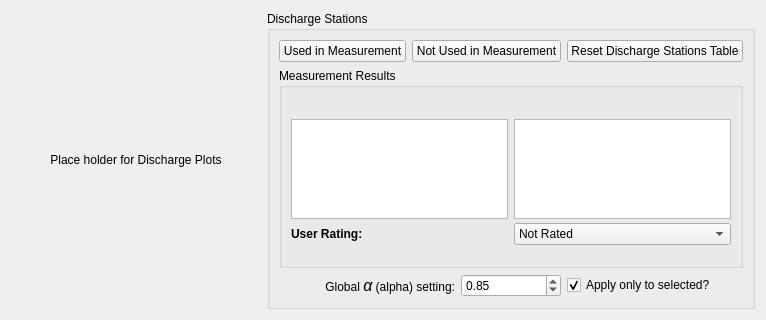
      <widget class="QWidget" name="tabDischarge">
       <attribute name="title">
        <string>Discharge</string>
       </attribute>
       <layout class="QGridLayout" name="gridLayout_34" columnstretch="1,1">
        <item row="0" column="1">
         <layout class="QVBoxLayout" name="verticalLayout_10">
          <item>
           <widget class="QGroupBox" name="groupboxDischargeStations">
            <property name="title">
             <string>Discharge Stations</string>
            </property>
            <layout class="QVBoxLayout" name="verticalLayout_11" stretch="10,0,0,0">
             <item>
              <layout class="QHBoxLayout" name="layoutDischargeStationsTable"/>
             </item>
             <item>
              <layout class="QHBoxLayout" name="horizontalLayout_13">
               <item>
                <widget class="QPushButton" name="pushbuttonUsedInMeasurement">
                 <property name="toolTip">
                  <string>Mark selected rows in the Discharge Stations Table as &quot;Used.&quot; These rows will be used in computation of discharge.</string>
                 </property>
                 <property name="text">
                  <string>Used in Measurement</string>
                 </property>
                </widget>
               </item>
               <item>
                <widget class="QPushButton" name="pushbuttonNotUsedInMeasurement">
                 <property name="toolTip">
                  <string>Mark selected rows in the Discharge Stations Table as &quot;Not Used.&quot; These rows will not be used in computations of dishcarge.</string>
                 </property>
                 <property name="text">
                  <string>Not Used in Measurement</string>
                 </property>
                </widget>
               </item>
               <item>
                <widget class="QPushButton" name="pushbuttonResetDischargeStationsTable">
                 <property name="toolTip">
                  <string>Reset the Discharge Table values. This will apply the default alpha to all stations. Stations with NaN velocities are marked &quot;Not Used&quot;</string>
                 </property>
                 <property name="text">
                  <string>Reset Discharge Stations Table</string>
                 </property>
                </widget>
               </item>
              </layout>
             </item>
             <item>
              <widget class="QGroupBox" name="groupboxDischargeResults">
               <property name="minimumSize">
                <size>
                 <width>0</width>
                 <height>200</height>
                </size>
               </property>
               <property name="title">
                <string>Measurement Results</string>
               </property>
               <layout class="QGridLayout" name="gridLayout_21">
                <item row="1" column="0">
                 <widget class="QLabel" name="label_14">
                  <property name="text">
                   <string>&lt;html&gt;&lt;head/&gt;&lt;body&gt;&lt;p&gt;&lt;span style=&quot; font-weight:700;&quot;&gt;User Rating:&lt;/span&gt;&lt;/p&gt;&lt;/body&gt;&lt;/html&gt;</string>
                  </property>
                 </widget>
                </item>
                <item row="1" column="1">
                 <widget class="QComboBox" name="comboboxUserRating">
                  <property name="toolTip">
                   <string>Select the Quality Rating for this measurement. The default selection is based on the IVE uncertainty.</string>
                  </property>
                  <property name="currentIndex">
                   <number>0</number>
                  </property>
                  <item>
                   <property name="text">
                    <string>Not Rated</string>
                   </property>
                  </item>
                  <item>
                   <property name="text">
                    <string>Excellent (&lt;3%)</string>
                   </property>
                  </item>
                  <item>
                   <property name="text">
                    <string>Good (3-5%)</string>
                   </property>
                  </item>
                  <item>
                   <property name="text">
                    <string>Fair (5-8%)</string>
                   </property>
                  </item>
                  <item>
                   <property name="text">
                    <string>Poor (&gt;8%)</string>
                   </property>
                  </item>
                 </widget>
                </item>
                <item row="0" column="0" colspan="2">
                 <layout class="QHBoxLayout" name="layoutDischargeResultsTable" stretch="0,0">
                  <item>
                   <widget class="QTableView" name="measurementResultsTable">
                    <property name="minimumSize">
                     <size>
                      <width>0</width>
                      <height>100</height>
                     </size>
                    </property>
                    <property name="maximumSize">
                     <size>
                      <width>16777215</width>
                      <height>75</height>
                     </size>
                    </property>
                   </widget>
                  </item>
                  <item>
                   <widget class="QTableView" name="measurementUncertaintyTable">
                    <property name="minimumSize">
                     <size>
                      <width>0</width>
                      <height>100</height>
                     </size>
                    </property>
                    <property name="maximumSize">
                     <size>
                      <width>16777215</width>
                      <height>75</height>
                     </size>
                    </property>
                   </widget>
                  </item>
                 </layout>
                </item>
               </layout>
              </widget>
             </item>
             <item>
              <layout class="QGridLayout" name="gridLayout_35">
               <item row="0" column="1">
                <widget class="QDoubleSpinBox" name="doublespinboxGlobalAlhpa">
                 <property name="maximumSize">
                  <size>
                   <width>100</width>
                   <height>16777215</height>
                  </size>
                 </property>
                 <property name="toolTip">
                  <string>Alpha value to be applied. Changing the value in this spinbox will cause the Discharge Stations Table to update.</string>
                 </property>
                 <property name="singleStep">
                  <double>0.010000000000000</double>
                 </property>
                 <property name="value">
                  <double>0.850000000000000</double>
                 </property>
                </widget>
               </item>
               <item row="0" column="0">
                <widget class="QLabel" name="labelGlobalAlpha">
                 <property name="sizePolicy">
                  <sizepolicy hsizetype="Preferred" vsizetype="Preferred">
                   <horstretch>0</horstretch>
                   <verstretch>0</verstretch>
                  </sizepolicy>
                 </property>
                 <property name="text">
                  <string>&lt;html&gt;&lt;head/&gt;&lt;body&gt;&lt;p&gt;Global &lt;span style=&quot; font-size:12pt; font-style:italic;&quot;&gt;α&lt;/span&gt; (alpha) setting:&lt;/p&gt;&lt;/body&gt;&lt;/html&gt;</string>
                 </property>
                 <property name="alignment">
                  <set>Qt::AlignRight|Qt::AlignTrailing|Qt::AlignVCenter</set>
                 </property>
                </widget>
               </item>
               <item row="0" column="2">
                <widget class="QCheckBox" name="checkboxGlobalAlphaApplySelected">
                 <property name="toolTip">
                  <string>When checked, alpha value changes will only apply to selected rows in the Discharge Stations Table.</string>
                 </property>
                 <property name="text">
                  <string>Apply only to selected?</string>
                 </property>
                 <property name="checked">
                  <bool>true</bool>
                 </property>
                </widget>
               </item>
              </layout>
             </item>
            </layout>
           </widget>
          </item>
         </layout>
        </item>
        <item row="0" column="0">
         <layout class="QVBoxLayout" name="layoutDischargePlots">
          <item>
           <layout class="QVBoxLayout" name="verticalLayout_12" stretch="2">
            <item>
             <widget class="QLabel" name="labelDischargePlotsPlaceholder">
              <property name="sizePolicy">
               <sizepolicy hsizetype="Expanding" vsizetype="Expanding">
                <horstretch>0</horstretch>
                <verstretch>0</verstretch>
               </sizepolicy>
              </property>
              <property name="text">
               <string>Place holder for Discharge Plots</string>
              </property>
              <property name="alignment">
               <set>Qt::AlignCenter</set>
              </property>
             </widget>
            </item>
           </layout>
          </item>
         </layout>
        </item>
       </layout>
      </widget>
